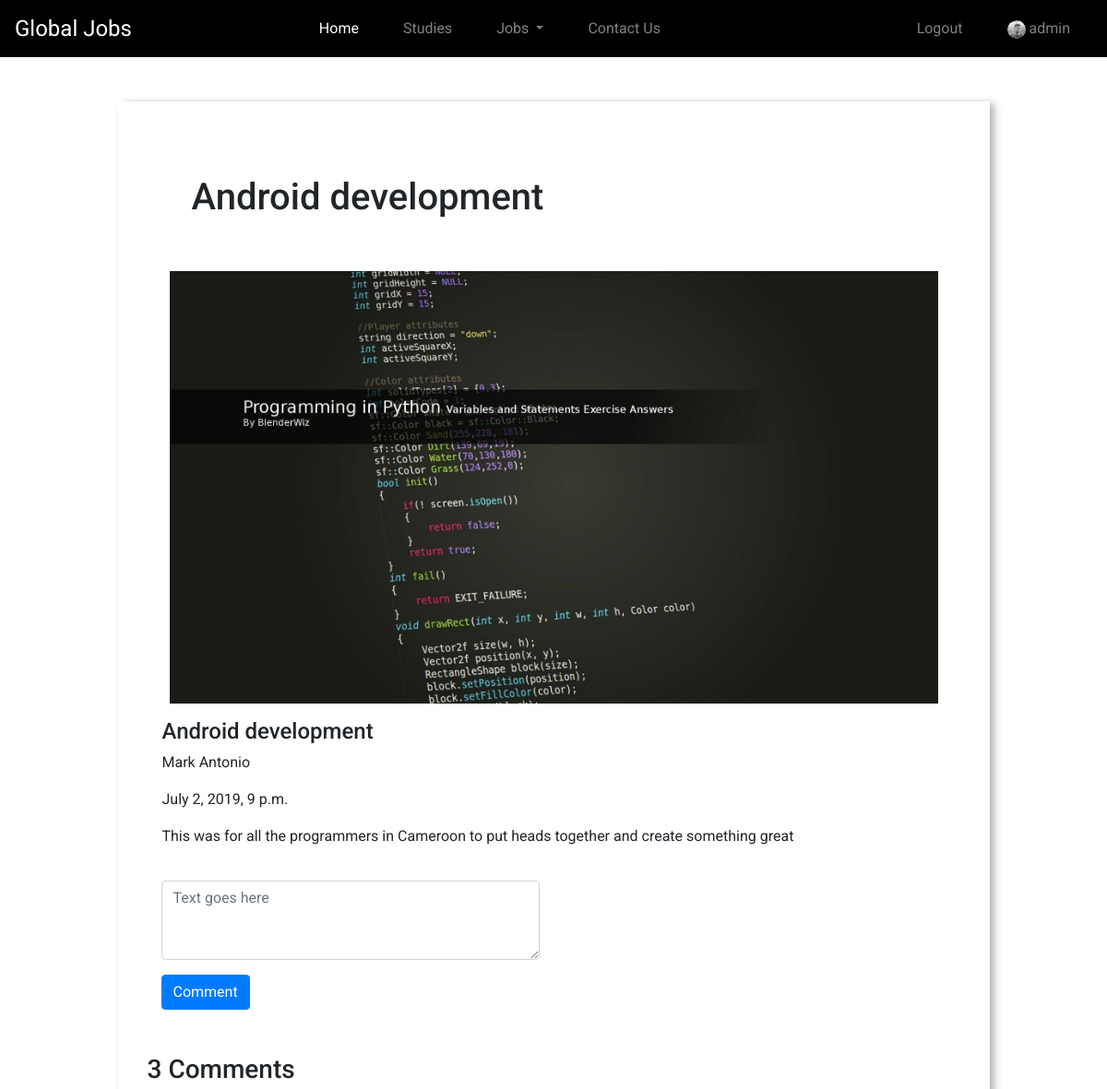
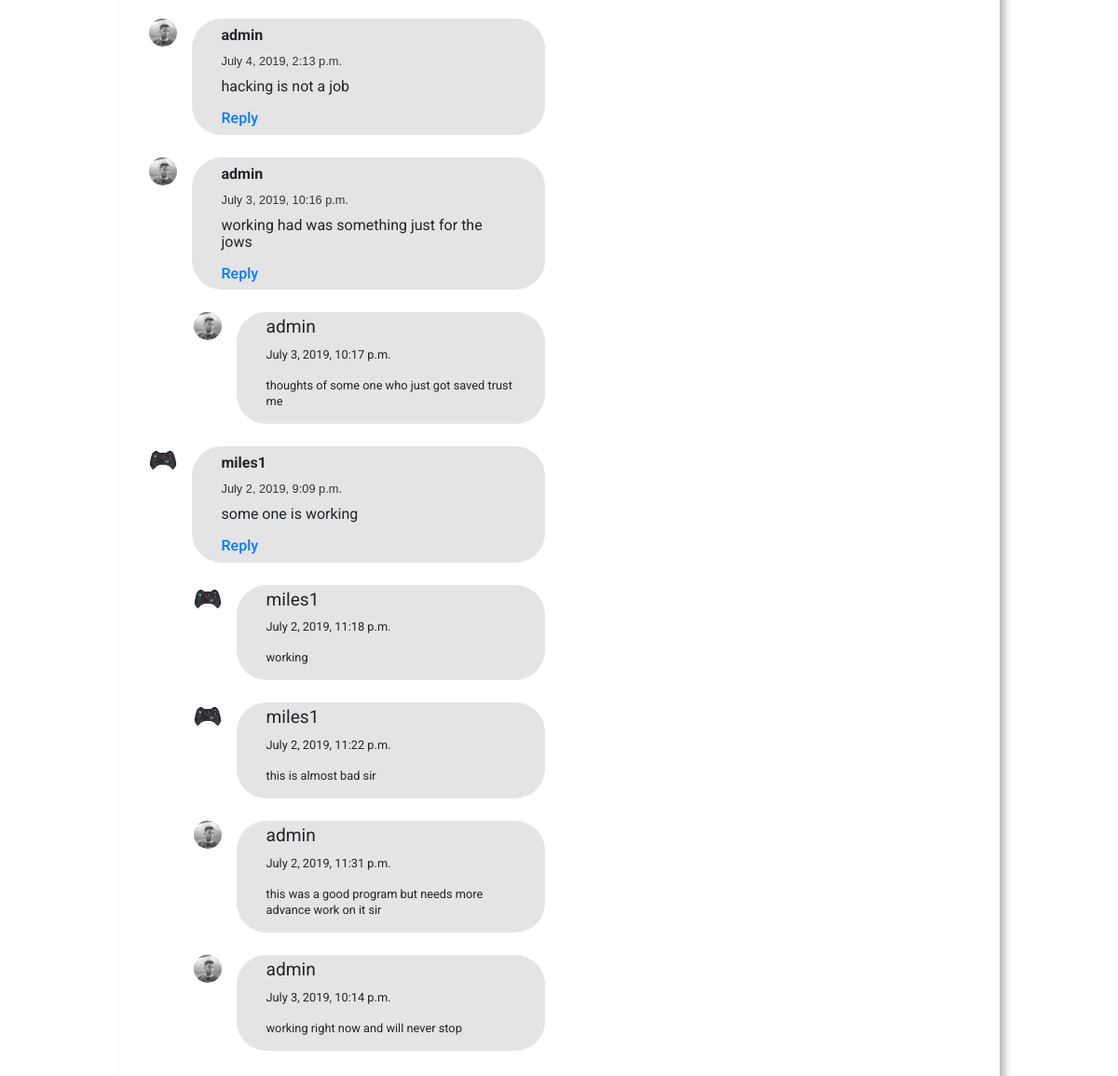
The app's page /post/1 (signed in) with its own data (2 pictures, top to bottom).
### users/models.py (models this page shows, shortened)
class Profile(models.Model):
    user = models.OneToOneField(User, on_delete=models.CASCADE)
    image = models.ImageField(default='default.jpg', upload_to='profile_images')

### subProject/models.py (models this page shows, shortened)
class Posts(models.Model):
    picture = models.ImageField(default="default.jpg", upload_to="post_images")
    author = models.CharField(max_length=200)
    title = models.CharField(max_length=200)
    content = models.TextField()
    timestamp = models.DateTimeField(auto_now_add=True)
    slug = models.CharField(max_length=200)

class Comment(models.Model):
    user = models.ForeignKey(User, on_delete=models.CASCADE)
    post = models.ForeignKey(Posts, on_delete=models.CASCADE)
    content = models.TextField()
    reply = models.ForeignKey('self', null=True, on_delete=models.CASCADE ,related_name='replies')
    date = models.DateTimeField(auto_now_add=True)

### subProject/views.py (the view)
# urls.py: path('post/<int:post_id>', views.Details, name="detail")
def Details(request, post_id):
    post = Posts.objects.get(id=post_id)
    comment = Comment.objects.filter(post=post, reply=None).order_by('-date')
    if request.method == "POST":
        content_form = commentForm(request.POST or None)
        if content_form.is_valid():
            content = request.POST.get('content')
            reply_id = request.POST.get('comment_id')
            comment_qs = None
            if reply_id:
                comment_qs = Comment.objects.get(id=reply_id)
            comment = Comment.objects.create(post=post, user=request.user, content=content, reply=comment_qs)
            comment.save()
            return redirect('post')
        else:
            print("the form is not valid")
    else:
        form = commentForm()
    context = {"post":post, "form":form, "comment":comment}
    return render(request, 'subProject/detail.html', context)

### subProject/forms.py
class commentForm(forms.ModelForm):
    class Meta:
        model = Comment
        fields = ['content']
        labels = {'content':''}
        widgets = {
            'content': Textarea(attrs={'cols':80, 'rows':3, 'placeholder':'Text goes here'})
        }

### subProject/templates/subProject/detail.html (shortened to what this page needs)
{% extends 'subProject/base.html' %}
{% block body %}
<div class="row p-5">
    <div class="col-md-10 mx-auto box_post">
    <h1 class="p-5"> {{post.title}} </h1>
           <img class="px-4 img-fluid" src="{{post.picture.url}}">
           <div class="p-3">
           <h4>{{post.title}}</h4>
           <p>{{post.author}}</p>
           <p>{{post.timestamp}}</p>
           <p>{{post.content}}</p>
           </div>
        <div>
          {% if user.is_authenticated %}
            <div class="col-md-6 mt-1 mb-4">
            {% load crispy_forms_tags %}
            <form method="POST">
                {{form | crispy}}
                <button type="submit" class="btn btn-primary">Comment</button>
            </form>
            </div>
          {% else %}
            <a href="{% url 'register' %}" class="btn btn-success btn-sm">Sign Up to comment</a>
          {% endif %}
        </div>
      <div class="row">
        <div class="col-md-6">
        <h3 class="my-4">{{comment.count}} Comments{{comm.pluralize}}</h3>
        {% for comm in comment %}
        <div class="comment_box">
         <img width="30rem" height="30rem" style="border-radius:50%" src="{{comm.user.profile.image.url}}">
          <blockquote class="mb-4 base blockquote">
              <h4 class="auth">{{comm.user.username}}</h4>
              <p class="date"><small>{{comm.date}}</small></p>
              <p class="text-italic"><small>{{comm.content}} </small></p>
              <h6 style="cursor:pointer" class="show text-primary">Reply</h6>
          </blockquote>
        </div>
        <div class="ml-5">
          {% if user.is_authenticated %}
                {% load crispy_forms_tags %}
              {% endif %}
      {% for reply in comm.replies.all %}
         <div class="comment_box">
            <img width="30rem" height="30rem" style="border-radius:50%" src="{{reply.user.profile.image.url}}">
            <blockquote class="mb-4 blockquote base">
                <h4> <span title="source title"><small>{{reply.user.username}}</h4>
                <p class=" mt-1"><small>{{reply.date}}</small></p>
                <p class="text-italic "><small>{{reply.content}}</small></p>
            </blockquote>
          </div>
        {% endfor %}
      </div>
        {% endfor %}
        </div>
      </div>
    </div>
</div>
{% endblock%}

### subProject/templates/subProject/base.html (shortened to what this page needs)
{% load staticfiles %}
<!DOCTYPE html>
<html lang="en">
<head>
    <link rel="stylesheet" href="https://stackpath.bootstrapcdn.com/bootstrap/4.3.1/css/bootstrap.min.css">
    <link rel="stylesheet" href="{% static 'subProject/styles/styles.css' %}" >
</head>
<body>
<nav class="navbar navbar-expand-lg text-light navbar-dark">
    <a class="navbar-brand" href="#">Global Jobs</a>
    <div class="collapse navbar-collapse" id="navbarSupportedContent">
        <ul class="navbar-nav mx-auto" style="float-right">
            <li class="nav-item active">
                <a class="nav-link" href="{% url 'home' %}">Home <span class="sr-only">(current)</span></a>
            </li>
            <li class="nav-item">
                <a class="nav-link" href="{% url 'post' %}">Studies</a>
            </li>
            <li class="nav-item dropdown">
                <a class="nav-link dropdown-toggle" href="#" id="navbarDropdown" role="button" data-toggle="dropdown" aria-haspopup="true" aria-expanded="false">
                    Jobs
                </a>
            </li>
            <li class="nav-item">
                <a class="nav-link" href="{% url 'contact' %}">Contact Us</a>
            </li>
        </ul>
        <ul  class="navbar-nav ml-auto">
            {% if user.is_authenticated %}
            <li class="nav-item">
                <a class="nav-link" href="{% url 'logout' %}">Logout</a>
            </li>
            <li class="nav-item">
                <a class="nav-link" href="{% url 'profile' %}"><img src="{{ user.profile.image.url}}" style="border-radius:50rem" width="20rem" height="20rem"> {{user.username}}</a>
            </li>
            {% endif %}
        </ul>
    </div>
</nav>
{% block body %}
{% endblock %}
</body>
</html>

### subProject/static/subProject/styles/styles.css (style rules this page uses)
html { padding:0px; margin:0px; }
body { font-size:1rem; font-family: 'Roboto', sans-serif; }
.navbar { background: #000; }
.navbar-brand { font-size:1.5rem; margin-right:4rem; }
.nav-item .nav-link { font-size:1rem; margin: 0rem 1rem; }
.box_post { box-shadow: .3rem .1rem .5rem rgba(0,0,0,.3); padding: 2rem; }
.comment_box { display: flex; }
.base { flex: 1; margin-left: 1rem; border-radius: 2rem; padding-left:2rem; padding-right: 2rem; line-height: 1rem; background: #e4e4e4; }
.base .auth, .base .date { padding-top: 1rem; font-size: 1rem; line-height: .2rem; font-weight: bold; }
.base .date { color:#353434; font-family: sans-serif; font-weight: 200; }

### records on screen
Posts: title "Android development", picture (picture), author "Mark Antonio", timestamp "July 2, 2019, 9 p.m.", content "This was for all the programmers in Cameroon to put heads together and create something great"
Comment: user.profile.image (picture), user.username "admin", date "July 4, 2019, 2:13 p.m.", content "hacking is not a job"
Comment: user.profile.image (picture), user.username "admin", date "July 3, 2019, 10:16 p.m.", content "working had was something just for the jows"
Comment: user.profile.image (picture), user.username "admin", date "July 3, 2019, 10:17 p.m.", content "thoughts of some one who just got saved trust me"
Comment: user.profile.image (placeholder picture), user.username "miles1", date "July 2, 2019, 9:09 p.m.", content "some one is working"
Comment: user.profile.image (placeholder picture), user.username "miles1", date "July 2, 2019, 11:18 p.m.", content "working"
Comment: user.profile.image (placeholder picture), user.username "miles1", date "July 2, 2019, 11:22 p.m.", content "this is almost bad sir"
Comment: user.profile.image (picture), user.username "admin", date "July 2, 2019, 11:31 p.m.", content "this was a good program but needs more advance work on it sir"
Comment: user.profile.image (picture), user.username "admin", date "July 3, 2019, 10:14 p.m.", content "working right now and will never stop"

### other values on screen
{{ user.username }} "admin"
{{ comment.count }} "3"
